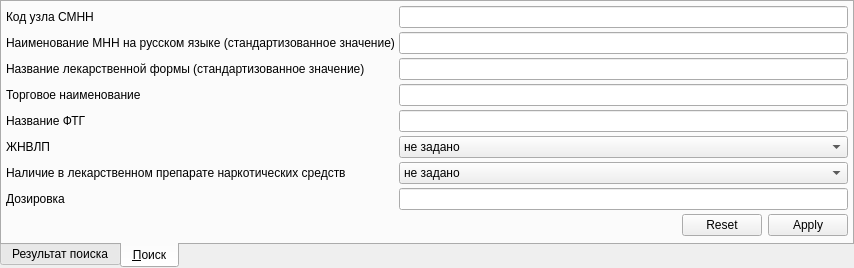
<?xml version="1.0" encoding="UTF-8"?>
<ui version="4.0">
 <class>ESKLPSmnnComboBoxPopup</class>
 <widget class="QWidget" name="ESKLPSmnnComboBoxPopup">
  <property name="geometry">
   <rect>
    <x>0</x>
    <y>0</y>
    <width>854</width>
    <height>261</height>
   </rect>
  </property>
  <property name="windowTitle">
   <string>Стандартизованное МНН</string>
  </property>
  <layout class="QGridLayout">
   <property name="margin">
    <number>0</number>
   </property>
   <property name="spacing">
    <number>0</number>
   </property>
   <item row="0" column="0">
    <widget class="QTabWidget" name="tabWidget">
     <property name="tabPosition">
      <enum>QTabWidget::South</enum>
     </property>
     <property name="tabShape">
      <enum>QTabWidget::Rounded</enum>
     </property>
     <property name="currentIndex">
      <number>1</number>
     </property>
     <widget class="QWidget" name="tabResult">
      <attribute name="title">
       <string>Результат поиска</string>
      </attribute>
      <layout class="QVBoxLayout">
       <property name="spacing">
        <number>4</number>
       </property>
       <property name="margin">
        <number>4</number>
       </property>
       <item>
        <widget class="CTableView" name="tblESKLPSmnn"/>
       </item>
      </layout>
     </widget>
     <widget class="QWidget" name="tabSearch">
      <attribute name="title">
       <string>&amp;Поиск</string>
      </attribute>
      <layout class="QGridLayout">
       <property name="margin">
        <number>4</number>
       </property>
       <property name="spacing">
        <number>4</number>
       </property>
       <item row="6" column="0">
        <widget class="QLabel" name="lblESKLPSmnn_is_narcotic">
         <property name="text">
          <string>Наличие в лекарственном препарате наркотических средств</string>
         </property>
        </widget>
       </item>
       <item row="5" column="0">
        <widget class="QLabel" name="lblESKLPSmnn_is_znvlp">
         <property name="text">
          <string>ЖНВЛП</string>
         </property>
        </widget>
       </item>
       <item row="7" column="1" colspan="2">
        <widget class="QLineEdit" name="edtESKLPSmnn_Dosage_grls_value"/>
       </item>
       <item row="2" column="1" colspan="2">
        <widget class="QLineEdit" name="edtESKLPSmnn_form"/>
       </item>
       <item row="6" column="1" colspan="2">
        <widget class="QComboBox" name="cmbESKLPSmnn_is_narcotic">
         <item>
          <property name="text">
           <string>не задано</string>
          </property>
         </item>
         <item>
          <property name="text">
           <string>Нет</string>
          </property>
         </item>
         <item>
          <property name="text">
           <string>Да</string>
          </property>
         </item>
        </widget>
       </item>
       <item row="4" column="1" colspan="2">
        <widget class="QLineEdit" name="edtESKLPSmnn_ftg"/>
       </item>
       <item row="7" column="0">
        <widget class="QLabel" name="lblESKLPSmnn_Dosage_grls_value">
         <property name="text">
          <string>Дозировка</string>
         </property>
         <property name="buddy">
          <cstring>edtESKLPSmnn_Dosage_grls_value</cstring>
         </property>
        </widget>
       </item>
       <item row="5" column="1" colspan="2">
        <widget class="QComboBox" name="cmbESKLPSmnn_is_znvlp">
         <item>
          <property name="text">
           <string>не задано</string>
          </property>
         </item>
         <item>
          <property name="text">
           <string>Нет</string>
          </property>
         </item>
         <item>
          <property name="text">
           <string>Да</string>
          </property>
         </item>
        </widget>
       </item>
       <item row="0" column="1" colspan="2">
        <widget class="QLineEdit" name="edtESKLPSmnnCode"/>
       </item>
       <item row="1" column="1" colspan="2">
        <widget class="QLineEdit" name="edtESKLPSmnn_mnn"/>
       </item>
       <item row="0" column="0">
        <widget class="QLabel" name="lblESKLPSmnnCode">
         <property name="sizePolicy">
          <sizepolicy hsizetype="Fixed" vsizetype="Preferred">
           <horstretch>0</horstretch>
           <verstretch>0</verstretch>
          </sizepolicy>
         </property>
         <property name="text">
          <string>Код узла СМНН</string>
         </property>
         <property name="buddy">
          <cstring>edtESKLPSmnnCode</cstring>
         </property>
        </widget>
       </item>
       <item row="1" column="0">
        <widget class="QLabel" name="lblESKLPSmnn_mnn">
         <property name="sizePolicy">
          <sizepolicy hsizetype="Fixed" vsizetype="Preferred">
           <horstretch>0</horstretch>
           <verstretch>0</verstretch>
          </sizepolicy>
         </property>
         <property name="text">
          <string>Наименование МНН на русском языке (стандартизованное значение)</string>
         </property>
         <property name="buddy">
          <cstring>edtESKLPSmnn_mnn</cstring>
         </property>
        </widget>
       </item>
       <item row="2" column="0">
        <widget class="QLabel" name="lblESKLPSmnn_form">
         <property name="sizePolicy">
          <sizepolicy hsizetype="Fixed" vsizetype="Preferred">
           <horstretch>0</horstretch>
           <verstretch>0</verstretch>
          </sizepolicy>
         </property>
         <property name="text">
          <string>Название лекарственной формы (стандартизованное значение)</string>
         </property>
         <property name="buddy">
          <cstring>edtESKLPSmnn_form</cstring>
         </property>
        </widget>
       </item>
       <item row="8" column="2">
        <widget class="QDialogButtonBox" name="buttonBox">
         <property name="sizePolicy">
          <sizepolicy hsizetype="Fixed" vsizetype="Fixed">
           <horstretch>0</horstretch>
           <verstretch>0</verstretch>
          </sizepolicy>
         </property>
         <property name="orientation">
          <enum>Qt::Horizontal</enum>
         </property>
         <property name="standardButtons">
          <set>QDialogButtonBox::Apply|QDialogButtonBox::Reset</set>
         </property>
         <property name="centerButtons">
          <bool>false</bool>
         </property>
        </widget>
       </item>
       <item row="4" column="0">
        <widget class="QLabel" name="lblESKLPSmnn_ftg">
         <property name="sizePolicy">
          <sizepolicy hsizetype="Fixed" vsizetype="Preferred">
           <horstretch>0</horstretch>
           <verstretch>0</verstretch>
          </sizepolicy>
         </property>
         <property name="text">
          <string>Название ФТГ</string>
         </property>
        </widget>
       </item>
       <item row="3" column="0">
        <widget class="QLabel" name="lblESKLPSmnn_trade_name">
         <property name="text">
          <string>Торговое наименование</string>
         </property>
        </widget>
       </item>
       <item row="3" column="1" colspan="2">
        <widget class="QLineEdit" name="edtESKLPSmnn_trade_name"/>
       </item>
      </layout>
     </widget>
    </widget>
   </item>
  </layout>
 </widget>
 <customwidgets>
  <customwidget>
   <class>CTableView</class>
   <extends>QTableView</extends>
   <header>library/TableView.h</header>
  </customwidget>
 </customwidgets>
 <tabstops>
  <tabstop>tabWidget</tabstop>
  <tabstop>edtESKLPSmnnCode</tabstop>
  <tabstop>edtESKLPSmnn_mnn</tabstop>
  <tabstop>edtESKLPSmnn_form</tabstop>
  <tabstop>edtESKLPSmnn_ftg</tabstop>
  <tabstop>cmbESKLPSmnn_is_znvlp</tabstop>
  <tabstop>cmbESKLPSmnn_is_narcotic</tabstop>
  <tabstop>edtESKLPSmnn_Dosage_grls_value</tabstop>
  <tabstop>buttonBox</tabstop>
  <tabstop>tblESKLPSmnn</tabstop>
 </tabstops>
 <resources/>
 <connections/>
</ui>
